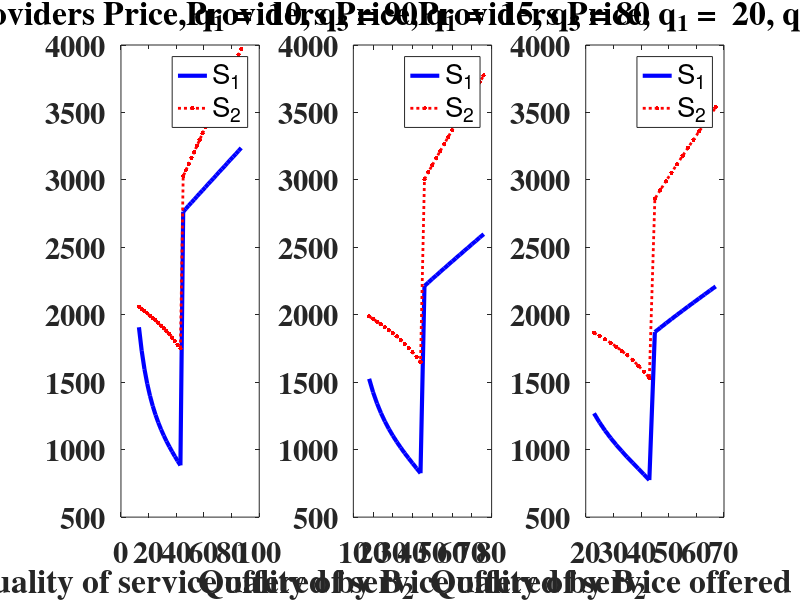
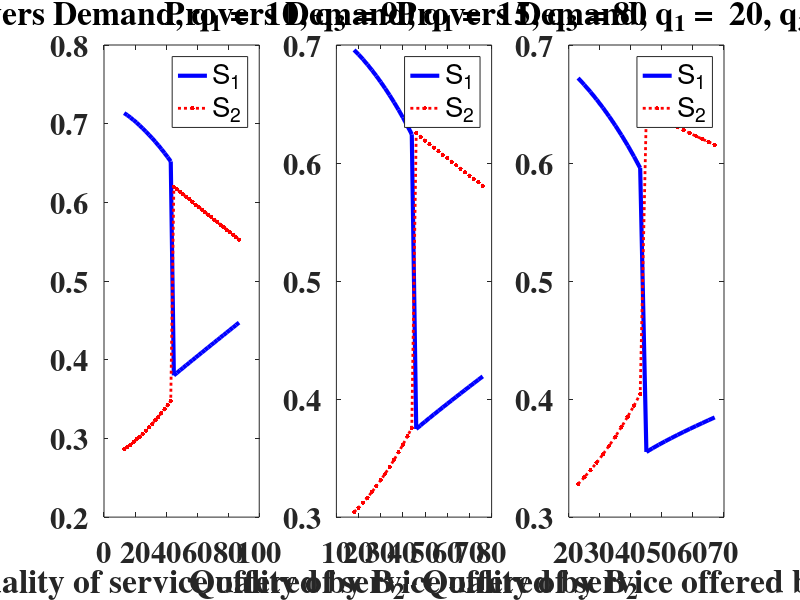
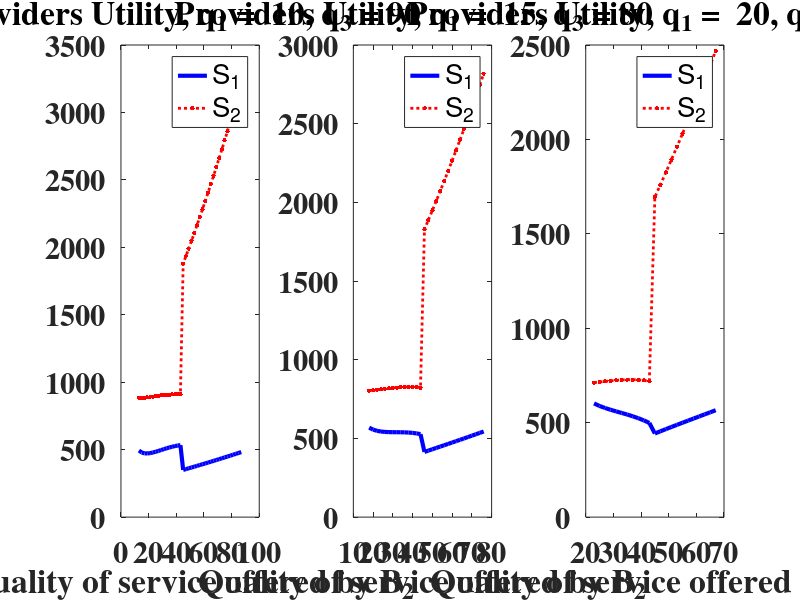
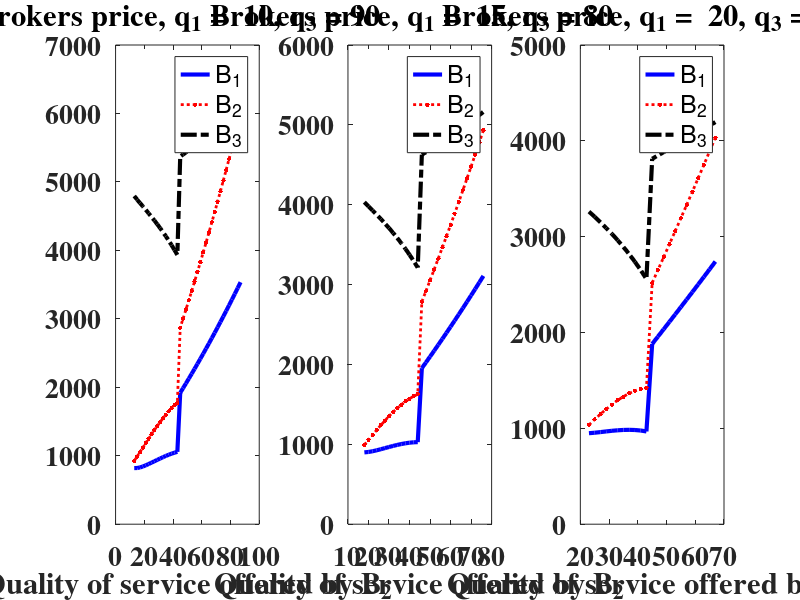

Reproduce these figures in MATLAB, in order. (Note: a time limit stopped this script after it produced the figures.)
%%
% In this file 3 games with 3 brokers and 2 providers are simulated
% Qualities of Service providers are fixed in all the games
% Quality of B_1 and B_3 in each game is different, but it's fixed within a
% game.
% B_2 changes qauality in each game to simulate the market with different
% qualities 
% Qi, ri, Di & SUi are quality, price, demand and profit of S_i
% qi, Pi, di & BUi are quality, price, demand and profit of B_i
%%

clc
clear
cstring = '.*o';
mx = 70; %theta_max
mn = 1;  %theta_min
c = .2;

cnt1 = 1;
n = 3;
Q1 = 30;
Q2 = 60;
 k1 = .01265*Q1^1.5;
 k2 = .01265*Q2^1.5;
 q1s = [10,15,20]; % Qualities to check for B_1
 q3s = [90,80,70]; % Qualities to check for B_2

 cnt = 1;

 step = 2;
 for i =1:3
     cnt = 1;
     clear d1 d2 d3 d4 p1 p2 p3 p4 r1 r2 BU1 BU2 BU3 BU4 SU1 SU2 D1 D2
     q1 = q1s(i);
     q3 = q3s(i);
     q2l = q1+3; % lower bound for B_2
     q2h = q3-3; % upper bound for B_2
     for q2 = q2l:step:q2h 

    %      if q2/Q1*rp1+c*(q2-Q1)^2<q2/Q2*rp2+c*(q2-Q2)^2
         if abs(q2-Q1)<abs(q2-Q2) % if q2 is closer to Q1 then it picks Q1 
             % S_1 price
             r1(cnt)=(2*k1*Q2*(6*q1^3*(q2-q3)-2*q2*(q2-3*q3)*q3^2-2*q1*q3^2*(q2+3*q3)+q1^2*(3*q2^2-12*q2*q3+13*q3^2))+...
                Q1*(k2*q3*(q1^2*(6*q2-2*q3)-2*q2*(q2-3*q3)*q3+q1*(3*q2^2-14*q2*q3+3*q3^2))+...
                mn*Q2*(q2-q3)*(12*q1^3+7*q1^2*(3*q2-5*q3)-2*q2*(q2-6*q3)*q3+q1*(3*q2^2-35*q2*q3+24*q3^2))+...
                Q2*(c*(2*q3*(6*q3^2*((q1-Q1)^2-(q2-Q1)^2)+q2^2*((q1-Q1)^2-(q3-Q2)^2)+....2
                q2*q3*(-7*(q1-Q1)^2+4*(q2-Q1)^2+3*(q3-Q2)^2))+q1*(-3*q2^2*((q1-Q1)^2-(q3-Q2)^2)+...
                14*q2*q3*(2*(q1-Q1)^2-(q2-Q1)^2-(q3-Q2)^2)+q3^2*(-25*(q1-Q1)^2+22*(q2-Q1)^2+3*(q3-Q2)^2))-...
                2*q1^2*(q3*(-6*(q1-Q1)^2+5*(q2-Q1)^2+(q3-Q2)^2)+q2*(6*(q1-Q1)^2-3*((q2-Q1)^2+(q3-Q2)^2))))+...
                (q2-q3)*(2*q2*(q2-9*q3)*q3+8*q1^2*(-3*q2+q3)+q1*(-3*q2^2+44*q2*q3-9*q3^2))*mx)))/...
                (3*Q2*(8*q1^3*(q2-q3)-4*q2*(q2-2*q3)*q3^2+4*q1*q3*(q2^2-q2*q3-2*q3^2)+q1^2*(q2^2-14*q2*q3+17*q3^2)));
            % S_2 price
            r2(cnt) = (k1*Q2*(-4*q2^2*q3^3+2*q1*q2*q3^2*(3*q2+q3)+2*q1^2*q3*(3*q2^2-6*q2*q3+q3^2)-3*q1^3*(3*q2^2-4*q2*q3+q3^2))+...
                Q1*(2*k2*q3*(-6*q1^3*(q2-q3)+2*q2*(q2-3*q3)*q3^2+2*q1*q3^2*(q2+3*q3)+q1^2*(-3*q2^2+12*q2*q3-13*q3^2))-...
                mn*Q2*(q2-q3)*(3*q1^3*(5*q2-3*q3)+8*q2^2*q3^2+2*q1*q2*q3*(-6*q2+q3)+q1^2*(3*q2^2-15*q2*q3+8*q3^2))+...
                Q2*(-c*(12*q1^3*(q2-q3)*((q2-Q1)^2-(q3-Q2)^2)+4*q2*q3^2*(q3*(2*(q1-Q1)^2+(q2-Q1)^2-3*(q3-Q2)^2)-...
                2*q2*((q1-Q1)^2-(q3-Q2)^2))+q1^2*(q3^2*(3*(q1-Q1)^2+22*(q2-Q1)^2-25*(q3-Q2)^2)-...
                3*q2^2*((q1-Q1)^2-(q3-Q2)^2)-18*q2*q3*((q2-Q1)^2-(q3-Q2)^2))+...
                2*q1*q3*(-q3^2*((q1-Q1)^2+5*(q2-Q1)^2-6*(q3-Q2)^2)+6*q2^2*((q1-Q1)^2-(q3-Q2)^2)+...
                q2*q3*(-5*(q1-Q1)^2+(q2-Q1)^2+4*(q3-Q2)^2)))+(q2-q3)*(24*q1^3*(q2-q3)+...
                4*q2*q3^2*(2*q2+3*q3)-4*q1*q3*(3*q2^2+4*q2*q3+3*q3^2)+q1^2*(3*q2^2-18*q2*q3+35*q3^2))*mx)))/...
                (3*Q1*q3*(-8*q1^3*(q2-q3)+4*q2*(q2-2*q3)*q3^2+4*q1*q3*(-q2^2+q2*q3+2*q3^2)-q1^2*(q2^2-14*q2*q3+17*q3^2)));
            % In case if violating the constraint for S_1
            if q2/Q2*r2(cnt)+c*(q2-Q2)^2-(q2/Q1*r1(cnt)+c*(q2-Q1)^2)<0
                eps = 10;
                r1(cnt) =-eps+ 1/(q2*Q2*(3*q1*q2-5*q1*q3-4*q2*q3+6*q3^2))*Q1*(c*Q2*(-q2*(q1^2*q2+Q1^2*q2+2*q1*(Q1^2-3*Q1*q2+q2^2))+...
                    q2*(2*q1+q2)*Q2^2+(q1^2*q2+2*q1*(2*Q1^2-5*Q1*q2+2*(q2-Q2)*Q2)+q2*...
                    (5*Q1^2-8*Q1*q2+2*q2^2+2*q2*Q2-5*Q2^2))*q3+(-6*Q1^2+2*q1*q2+12*Q1*q2+...
                    q2^2-6*q2*Q2+6*Q2^2)*q3^2-3*q2*q3^3)+q2*(-mn*(q1-q2)*Q2*(q2-q3)-k2*(2*q1+q2-3*q3)*q3+Q2*(4*q1-q2-3*q3)*(q2-q3)*mx));


                r2(cnt) = 1/(2*Q1*(2*q1+q2-3*q3)*q3)*(mn*Q1*(q1-q2)*Q2*(q2-q3)+2*k2*q1*Q1*q3+k2*Q1*q2*q3-3*k2*Q1*q3^2+...
                    c*Q1*Q2*(q2*(Q1-Q2)*(Q1+Q2)+q1^2*(q2-q3)+(-3*Q1^2+4*Q1*q2-2*q2^2+2*q2*Q2+3*Q2^2)*...
                    q3-(q2+6*Q2)*q3^2+3*q3^3+2*q1*(Q1^2+Q1*(-3*q2+q3)+(q2+Q2-q3)*(q2-Q2+q3)))+...
                    3*q1*q2*Q2*r1(cnt)-q1*Q2*q3*r1(cnt)-2*q2*Q2*q3*r1(cnt)+Q1*Q2*(4*q1-q2-3*q3)*(-q2+q3)*mx);


            end
            pos1(cnt) = q1/Q1*r1(cnt)+c*(q1-Q1)^2-(q1/Q2*r2(cnt)+c*(q1-Q2)^2);
            pos2(cnt) = q3/Q2*r2(cnt)+c*(q3-Q2)^2-(q3/Q1*r1(cnt)+c*(q3-Q1)^2);

            % Price of B_1
            p1(cnt) = 1/(6*Q1*Q2*(q1-q3))*(mn*Q1*(q1-q2)*Q2*(3*q1+q2-4*q3)+3*q1^2*Q2*r1(cnt)-2*q2*Q2*q3*r1(cnt)-Q1*q2*q3*r2(cnt)+...
                c*Q1*q2*Q2*(q1-Q1)^2-4*c*Q1*Q2*q3*(q1-Q1)^2-2*c*Q1*Q2*q3*(q2-Q1)^2-c*Q1*q2*Q2*(q3-Q2)^2+...
                Q1*q2^2*Q2*mx-Q1*q2*Q2*q3*mx+q1*(Q1*q3*r2(cnt)+q2*Q2*(3*r1(cnt)-Q1*mx)+...
                Q2*(c*Q1*(3*(q1-Q1)^2+2*(q2-Q1)^2+(q3-Q2)^2)+q3*(-4*r1(cnt)+Q1*mx))));

            % Price of B_2
            p2(cnt) = -(1/(3*Q1*Q2*(q1-q3)))*(-mn*Q1*(q1-q2)*Q2*(q2-q3)+2*q2*Q2*q3*r1(cnt)+...
                Q1*q2*q3*r2(cnt)-c*Q1*q2*Q2*(q1-Q1)^2+c*Q1*Q2*q3*(q1-Q1)^2+2*c*Q1*Q2*q3*(q2-Q1)^2+...
                c*Q1*q2*Q2*(q3-Q2)^2-Q1*q2^2*Q2*mx+Q1*q2*Q2*q3*mx-q1*(Q1*q3*r2(cnt)+q2*Q2*(3*r1(cnt)-Q1*mx)+...
                Q2*(-q3*r1(cnt)+2*c*Q1*(q2-Q1)^2+c*Q1*(q3-Q2)^2+Q1*q3*mx)));
            % Price of B_3
            p3(cnt) = -(1/(6*Q1*Q2*(q1-q3)))*(-mn*Q1*(q1-q2)*Q2*(q2-q3)+2*q2*Q2*q3*r1(cnt)+...
                Q1*q2*q3*r2(cnt)+3*Q1*q3^2*r2(cnt)-c*Q1*q2*Q2*(q1-Q1)^2+c*Q1*Q2*q3*(q1-Q1)^2+...
                2*c*Q1*Q2*q3*(q2-Q1)^2+c*Q1*q2*Q2*(q3-Q2)^2+3*c*Q1*Q2*q3*(q3-Q2)^2-Q1*q2^2*Q2*mx-...
                2*Q1*q2*Q2*q3*mx+3*Q1*Q2*q3^2*mx-q1*(4*Q1*q3*r2(cnt)+q2*Q2*(3*r1(cnt)-4*Q1*mx)+...
                Q2*(-q3*r1(cnt)+2*c*Q1*(q2-Q1)^2+4*c*Q1*(q3-Q2)^2+4*Q1*q3*mx)));

            d1(cnt) = (((p2(cnt)-p1(cnt))/(q2-q1))-mn)/(mx-mn); % demand of B_1
            d2(cnt) = (((p3(cnt)-p2(cnt))/(q3-q2))-((p2(cnt)-p1(cnt))/(q2-q1)))/(mx-mn); % Demand of B_2
            d3(cnt) = (mx - ((p3(cnt)-p2(cnt))/(q3-q2)))/(mx-mn); % Demand of B_3
            D1(cnt) = d1(cnt)+d2(cnt); % Demand of S_1
            D2(cnt) = d3(cnt); % Demand of S_3
            BU1(cnt) = d1(cnt)*(p1(cnt)-(q1/Q1*r1(cnt)+c*(q1-Q1)^2)); % B_1 utility
            BU2(cnt) = d2(cnt)*(p2(cnt)-(q2/Q1*r1(cnt)+c*(q2-Q1)^2)); % B_2 utility
            BU3(cnt) = d3(cnt)*(p3(cnt)-(q3/Q2*r2(cnt)+c*(q3-Q2)^2)); % B_3 utility
            SU1(cnt) = (d1(cnt)*q1/Q1+d2(cnt)*q2/Q1)*(r1(cnt)-k1); % S_1 utility
            SU2(cnt) = (d3(cnt)*q3/Q2)*(r2(cnt)-k2); % S_1 utility


         else % if B_2 prefers to buy from S_2

             r1(cnt) = (k2*Q1*(9*q2^2*q3^3-6*q1*q2*q3^2*(q2+2*q3)+q1^3*(4*q2^2-2*q2*q3-2*q3^2)+3*q1^2*q3*(-2*q2^2+4*q2*q3+q3^2))+...
                Q2*(2*k1*q1*(6*q1^3*(q2-q3)-6*q1*q3^2*(2*q2+q3)+3*q2*q3^2*(q2+2*q3)+q1^2*(-2*q2^2-2*q2*q3+13*q3^2))+...
                Q1*(mn*(12*q1^4*(q2-q3)-3*q2^2*q3^2*(q2+8*q3)+3*q1*q2*q3*(4*q2^2+7*q2*q3+16*q3^2)+...
                q1^3*(-4*q2^2-4*q2*q3+35*q3^2)-q1^2*(8*q2^3-4*q2^2*q3+53*q2*q3^2+24*q3^3))+...
                c*(3*q2*q3^2*(4*q3*(-(q1-Q1)^2+(q2-Q2)^2)+q2*((q1-Q1)^2-(q3-Q2)^2))+6*q1*q3*(3*q2*q3*((q1-Q1)^2-(q2-Q2)^2)+...
                2*q3^2*((q1-Q1)^2-(q2-Q2)^2)-2*q2^2*((q1-Q1)^2-(q3-Q2)^2))-2*q1^3*(q2*(6*(q1-Q1)^2-2*(q2-Q2)^2-4*(q3-Q2)^2)+...
                q3*(-6*(q1-Q1)^2+5*(q2-Q2)^2+(q3-Q2)^2))+q1^2*(2*q2*q3*(4*(q1-Q1)^2+(q2-Q2)^2-5*(q3-Q2)^2)+...
                8*q2^2*((q1-Q1)^2-(q3-Q2)^2)+q3^2*(-25*(q1-Q1)^2+22*(q2-Q2)^2+3*(q3-Q2)^2)))+(3*q2^2*q3^2*(q2+5*q3)-...
                2*q1^3*(4*q2^2+q2*q3+4*q3^2)-6*q1*q2*q3*(2*q2^2+3*q2*q3+4*q3^2)+...
                q1^2*(8*q2^3+14*q2^2*q3+23*q2*q3^2+9*q3^3))*mx)))/...
                (3*q1*Q2*(8*q1^3*(q2-q3)+q2*q3^2*(q2+8*q3)-2*q1*q3*(-2*q2^2+7*q2*q3+4*q3^2)+q1^2*(-4*q2^2-4*q2*q3+17*q3^2)));

            r2(cnt) = (2*k2*Q1*(6*q1^3*(q2-q3)-6*q1*q3^2*(2*q2+q3)+3*q2*q3^2*(q2+2*q3)+q1^2*(-2*q2^2-2*q2*q3+13*q3^2))+...
                Q2*(k1*q1*(3*q1^2*(2*q2+q3)+3*q2*q3*(q2+2*q3)-2*q1*(q2^2+7*q2*q3+q3^2))+Q1*(mn*(q1-q2)*(9*q1^2*(2*q2+q3)+...
                3*q2*q3*(q2+8*q3)-2*q1*(q2^2+22*q2*q3+4*q3^2))+c*(-12*q1^3*((q2-Q2)^2-(q3-Q2)^2)+...
                q1^2*(q3*(3*(q1-Q1)^2+22*(q2-Q2)^2-25*(q3-Q2)^2)+2*q2*(3*(q1-Q1)^2+4*(q2-Q2)^2-7*(q3-Q2)^2))+...
                3*q2*q3*(2*q3*((q1-Q1)^2+(q2-Q2)^2-2*(q3-Q2)^2)+q2*((q1-Q1)^2-(q3-Q2)^2))-...
                2*q1*(q3^2*((q1-Q1)^2+5*(q2-Q2)^2-6*(q3-Q2)^2)+7*q2*q3*((q1-Q1)^2+(q2-Q2)^2-2*(q3-Q2)^2)+q2^2*((q1-Q1)^2-(q3-Q2)^2)))+...
                (-12*q1^3*(q2+2*q3)+3*q2*q3*(q2^2+7*q2*q3+4*q3^2)+q1^2*(14*q2^2+59*q2*q3+35*q3^2)-...
                2*q1*(q2^3+19*q2^2*q3+28*q2*q3^2+6*q3^3))*mx)))/...
                (3*Q1*(8*q1^3*(q2-q3)+q2*q3^2*(q2+8*q3)-2*q1*q3*(-2*q2^2+7*q2*q3+4*q3^2)+q1^2*(-4*q2^2-4*q2*q3+17*q3^2)));

            if (q2/Q1*r1(cnt)+c*(q2-Q1)^2)-(q2/Q2*r2(cnt)+c*(q2-Q2)^2)<0 % Violating the constraint by S_2
                eps = -10;
                r2(cnt) =eps+ 1/(Q1*q2*(-6*q1^2+4*q1*q2+5*q1*q3-3*q2*q3))*Q2*(c*Q1*(3*q1^3*q2-q1^2*...
                    (6*Q1^2-6*Q1*q2+q2^2-6*Q2^2+2*q2*(6*Q2+q3))+q2*(q2*Q2^2+2*(q2^2-3*q2*Q2+Q2^2)*q3+...
                    q2*q3^2-Q1^2*(q2+2*q3))+q1*(-2*q2^3+8*q2^2*Q2-4*Q2^2*q3-2*Q1*q2*(q2+2*q3)+...
                    Q1^2*(5*q2+4*q3)-q2*(5*Q2^2-10*Q2*q3+q3^2)))+q2*(k1*q1*(-3*q1+q2+2*q3)-Q1*(q1-q2)*(mn*(3*q1+q2-4*q3)+(-q2+q3)*mx)));
                r1(cnt) = 1/(2*q1*Q2*(3*q1-q2-2*q3))*(k1*q1*Q2*(3*q1-q2-2*q3)+Q1*(mn*(q1-q2)*...
                    Q2*(3*q1+q2-4*q3)+c*Q2*(-3*q1^3-q2*Q2^2-2*(q2^2-3*q2*Q2+Q2^2)*q3-q2*q3^2+Q1^2*(q2+2*q3)+...
                    q1^2*(6*Q1+q2+2*q3)+q1*(-3*Q1^2+2*q2^2-4*q2*Q2+3*Q2^2-2*Q2*q3+...
                    q3^2-2*Q1*(q2+2*q3)))+(-3*q2*q3+q1*(2*q2+q3))*r2(cnt)-(q1-q2)*Q2*(q2-q3)*mx));


            end
            if (q1/Q2*r2(cnt)+c*(q1-Q2)^2)-(q1/Q1*r1(cnt)+c*(q1-Q1)^2)<0 % Violating the constraint by S_1
                eps = -10;

                r1(cnt) =eps+ (1/(q1*Q2*(q1^2*(2*q2-5*q3)-6*q2*q3^2+3*q1*q3*(q2+2*q3))))*Q1*...
                    (k2*q1*(2*q1^2*(q2-q3)+3*q1*q3^2-3*q2*q3^2)+Q2*(c*(2*q1^2*q2*(q1^2-Q1^2+...
                    q1*(2*Q1-q2-2*Q2)+Q2^2)+q1*(q1^3+q1^2*(-10*Q1-3*q2+4*Q2)+q1*(5*Q1^2+6*Q1*q2+2*q2^2-5*Q2^2)+...
                    3*q2*(-Q1^2+Q2^2))*q3+2*(q1-q2)*(q1^2+6*q1*Q1-3*Q1^2-3*q1*Q2+3*Q2^2)*q3^2+...
                    3*q1*(-q1+q2)*q3^3)+mn*q1*(q1-q2)*(-3*q2*q3+q1*(2*q2+q3))-q1*(q1-q2)*(-3*q3*(q2+q3)+2*q1*(q2+2*q3))*mx));

                r2(cnt) = (1/(4*q1^2*Q1*(q2-q3)+6*q1*Q1*q3^2-6*Q1*q2*q3^2))*(k2*Q1*(2*q1^2*(q2-q3)+...
                    3*q1*q3^2-3*q2*q3^2)+Q2*(mn*Q1*(q1-q2)*(-3*q2*q3+q1*(2*q2+q3))-3*Q1*q2*q3*...
                    (c*(q1-Q1+Q2-q3)*(q1-Q1-Q2+q3)+(q2+q3)*mx)+q1^2*(-2*c*Q1*(q2-q3)*(q2-2*Q2+q3)+...
                    (2*q2+q3)*r1(cnt)-2*Q1*(q2+2*q3)*mx)+q1*(2*Q1*q2^2*mx+Q1*q3*(c*((q1-Q1)^2+2*(q2-Q2)^2-3*...
                    (Q2-q3)^2)+3*q3*mx)+q2*(2*c*Q1*(-q1+Q1+Q2-q3)*(-q1+Q1-Q2+q3)-3*q3*r1(cnt)+7*Q1*q3*mx))));
            end


            pos1(cnt) = q1/Q1*r1(cnt)+c*(q1-Q1)^2-(q1/Q2*r2(cnt)+c*(q1-Q2)^2);
            pos2(cnt) = q3/Q2*r2(cnt)+c*(q3-Q2)^2-(q3/Q1*r1(cnt)+c*(q3-Q1)^2);


            p1(cnt) = 1/(6*Q1*Q2*(q1-q3))*(mn*Q1*(q1-q2)*Q2*(3*q1+q2-4*q3)+3*q1^2*Q2*r1(cnt)+q1*(Q1*q3*r2(cnt)+q2*(2*Q1*r2(cnt)+Q2*(r1(cnt)-Q1*mx))+...
                Q2*(c*Q1*(3*(q1-Q1)^2+2*(q2-Q2)^2+(q3-Q2)^2)+q3*(-4*r1(cnt)+Q1*mx)))+...
                Q1*(-2*c*Q2*q3*(2*(q1-Q1)^2+(q2-Q2)^2)+q2^2*Q2*mx-q2*(c*Q2*(-(q1-Q1)^2+(q3-Q2)^2)+q3*(3*r2(cnt)+Q2*mx))));

            p2(cnt) = 1/(3*Q1*Q2*(q1-q3))*(mn*Q1*(q1-q2)*Q2*(q2-q3)+q1*(Q1*q3*r2(cnt)+Q2*(-q3*r1(cnt)+2*c*Q1*(q2-Q2)^2+c*Q1*(q3-Q2)^2+Q1*q3*mx)+...
                q2*(2*Q1*r2(cnt)+Q2*(r1(cnt)-Q1*mx)))+Q1*(-c*Q2*q3*((q1-Q1)^2+2*(q2-Q2)^2)+...
                q2^2*Q2*mx-q2*(c*Q2*(-(q1-Q1)^2+(q3-Q2)^2)+q3*(3*r2(cnt)+Q2*mx))));

            p3(cnt) = 1/(6*Q1*Q2*(q1-q3))*(mn*Q1*(q1-q2)*Q2*(q2-q3)+q1*(4*Q1*q3*r2(cnt)+...
                Q2*(-q3*r1(cnt)+2*c*Q1*(q2-Q2)^2+4*c*Q1*(q3-Q2)^2+4*Q1*q3*mx)+q2*(2*Q1*r2(cnt)+Q2*(r1(cnt)-4*Q1*mx)))+...
                Q1*(q2^2*Q2*mx-q3*(c*Q2*((q1-Q1)^2+2*(q2-Q2)^2+3*(q3-Q2)^2)+...
                3*q3*(r2(cnt)+Q2*mx))+q2*(c*Q2*((q1-Q1)^2-(q3-Q2)^2)+q3*(-3*r2(cnt)+2*Q2*mx))));

            d1(cnt) = (((p2(cnt)-p1(cnt))/(q2-q1))-mn)/(mx-mn);
            d2(cnt) = (((p3(cnt)-p2(cnt))/(q3-q2))-((p2(cnt)-p1(cnt))/(q2-q1)))/(mx-mn);
            d3(cnt) = (mx - ((p3(cnt)-p2(cnt))/(q3-q2)))/(mx-mn);
            D1(cnt) = d1(cnt);
            D2(cnt) = d3(cnt)+d2(cnt);
            BU1(cnt) = d1(cnt)*(p1(cnt)-(q1/Q1*r1(cnt)+c*(q1-Q1)^2));
            BU2(cnt) = d2(cnt)*(p2(cnt)-(q2/Q2*r2(cnt)+c*(q2-Q2)^2));
            BU3(cnt) = d3(cnt)*(p3(cnt)-(q3/Q2*r2(cnt)+c*(q3-Q2)^2));
            SU1(cnt) = (d1(cnt)*q1/Q1)*(r1(cnt)-k1);
            SU2(cnt) = (d2(cnt)*q2/Q2+d3(cnt)*q3/Q2)*(r2(cnt)-k2);




         end
        cnt = cnt+1; 
     end

     figure(1)
     subplot(1,3,i)
     p1p(n)= plot(q2l:step:q2h,r1,'-b','LineWidth',3);
     hold on
     p2p(n)=plot(q2l:step:q2h,r2,':r','Marker', cstring(1),'MarkerSize',10,'LineWidth',2);
     legend('S_1','S_2');
     xlabel('Quality of service offered by B_2');
     titPP = sprintf(' Providers Price, q_1 =  %d, q_3 = %d  ', q1, q3);
     title(titPP,'FontName','Times','fontsize',22,'fontweight','b');

     set(gca,'FontName','Times','fontsize',22,'fontweight','b') ;
     figure(2)
     subplot(1,3,i)
     p1d(n) = plot(q2l:step:q2h,D1,'b','LineWidth',3);
     hold on
     p2d(n) = plot(q2l:step:q2h,D2,':r','Marker', cstring(1),'MarkerSize',10,'LineWidth',2);
     legend('S_1','S_2');
     xlabel('Quality of service offered by B_2');
     titPD = sprintf('Provers Demand, q_1 =  %d, q_3 = %d  ', q1, q3);
     title(titPD,'FontName','Times','fontsize',22,'fontweight','b');
     set(gca,'FontName','Times','fontsize',22,'fontweight','b') ;

     figure(3)
     subplot(1,3,i)
     p1u(n) = plot(q2l:step:q2h,SU1,'-b','LineWidth',3);
     hold on
     p2u(n) = plot(q2l:step:q2h,SU2,':r','Marker', cstring(1),'MarkerSize',10,'LineWidth',2);
     legend('S_1','S_2')
     xlabel('Quality of service offered by B_2');
     titPU = sprintf('Providers Utility, q_1 =  %d, q_3 = %d  ', q1, q3);
     title(titPU,'FontName','Times','fontsize',22,'fontweight','b');
     set(gca,'FontName','Times','fontsize',22,'fontweight','b') ;
     
     figure(4)
     subplot(1,3,i)
     b1p(n) = plot(q2l:step:q2h,p1,'b','LineWidth',3);
     hold on
     b2p(n) = plot(q2l:step:q2h,p2,':r','Marker', cstring(1),'MarkerSize',10,'LineWidth',2);
     hold on
     b3p(n) = plot(q2l:step:q2h,p3,'-.k','LineWidth',3);
     legend('B_1','B_2','B_3');
     xlabel('Quality of service offered by B_2');
     titBP = sprintf('Brokers price, q_1 =  %d, q_3 = %d  ', q1, q3);
     title(titBP,'FontName','Times','fontsize',22,'fontweight','b');
     set(gca,'FontName','Times','fontsize',20,'fontweight','b');

     
    figure(5)
     subplot(1,3,i)
     b1d(n)= plot(q2l:step:q2h,d1,'-b','LineWidth',3);
     hold on
     b2d(n) = plot(q2l:step:q2h,d2,':r','Marker', cstring(1),'MarkerSize',10,'LineWidth',2);
     hold on
     b3d(n) = plot(q2l:step:q2h,d3,'-.k','LineWidth',3);
     titBD = sprintf('Brokers Demand, q_1 =  %d, q_3 = %d  ', q1, q3);
     legend('B_1','B_2','B_3');
     xlabel('Quality of service offered by B_2');
     title(titBD,'FontName','Times','fontsize',22,'fontweight','b');
     set(gca,'FontName','Times','fontsize',22,'fontweight','b') ;


     figure(6)
     subplot(1,3,i)
     b1u(n) = plot(q2l:step:q2h,BU1,'-b','LineWidth',3);
     hold on
     b2u(n) = plot(q2l:step:q2h,BU2,':r','Marker', cstring(1),'MarkerSize',10,'LineWidth',2);
     hold on
     b3u(n) = plot(q2l:step:q2h,BU3,'-.k','LineWidth',3);
     legend('B_1','B_2','B_3');
     xlabel('Quality of service offered by B_2');
     titBU = sprintf('Brokers Utility, q_1 =  %d, q_3 = %d  ', q1, q3);
     title(titBU,'FontName','Times','fontsize',20,'fontweight','b');
     set(gca,'FontName','Times','fontsize',20,'fontweight','b');

     
     
 end
 
 

 
